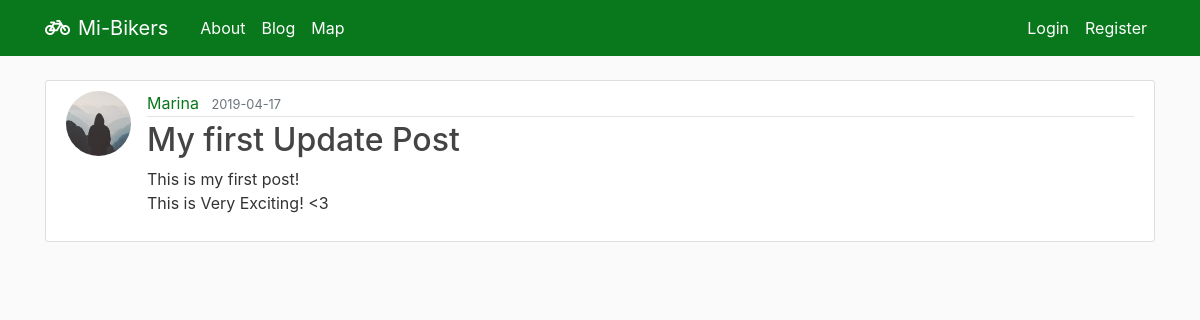
/post/1, run on the app's committed database.
### flaskblog/models.py (models this page shows, shortened)
class User(db.Model, UserMixin):
    id = db.Column(db.Integer, primary_key=True)
    username = db.Column(db.String(20), unique=True, nullable=False)
    email = db.Column(db.String(120), unique=True, nullable=False)
    image_file = db.Column(db.String(20), nullable=False, default='default.jpg')
    password = db.Column(db.String(60), nullable=False)
    posts = db.relationship('Post', backref='author', lazy=True)

class Post(db.Model):
    id = db.Column(db.Integer, primary_key=True)
    title = db.Column(db.String(100), nullable=False)
    date_posted = db.Column(db.DateTime, nullable=False, default=datetime.utcnow)
    content = db.Column(db.Text, nullable=False)
    user_id = db.Column(db.Integer, db.ForeignKey('user.id'), nullable=False)

### flaskblog/posts/routes.py (the view)
@posts.route("/post/<int:post_id>")
def post(post_id):
    post = Post.query.get_or_404(post_id)
    return render_template('post.html', title=post.title, post=post)

### flaskblog/templates/post.html (shortened to what this page needs)
{% extends "layout.html" %}
{% block content %}
  <article class="media content-section">
    <img class="rounded-circle article-img" src="{{ url_for('static', filename='profile_pics/' + post.author.image_file) }}">
    <div class="media-body">
      <div class="article-metadata">
        <a class="mr-2" href="{{ url_for('users.user_posts', username=post.author.username) }}">{{ post.author.username }}</a>
        <small class="text-muted">{{ post.date_posted.strftime('%Y-%m-%d') }}</small>
      </div>
      <h2 class="article-title">{{ post.title }}</h2>
      <p class="article-content">{{ post.content }}</p>
    </div>
  </article>
{% endblock content %}

### flaskblog/static/css/main.css (style rules this page uses)
body { background: #fafafa; color: #333333; margin-top: 3.5rem; }
a { color: rgb(9, 119, 27); text-decoration: none; background-color: transparent; }
h1, h2, h3, h4, h5, h6 { color: #ff6347; }
.content-section { background: #ffffff; padding: 10px 20px; border: 1px solid #dddddd; border-radius: 3px; margin-bottom: 20px; }
.article-title { color: #444444; }
.article-content { white-space: pre-line; }
.article-img { height: 65px; width: 65px; margin-right: 16px; }
.article-metadata { padding-bottom: 1px; margin-bottom: 4px; border-bottom: 1px solid #e3e3e3 }

### data on the page
User: image_file (placeholder picture), author.username "Marina"
Post: date_posted "2019-04-17", title "My first Update Post", content "This is my first post! This is Very Exciting! <3"
